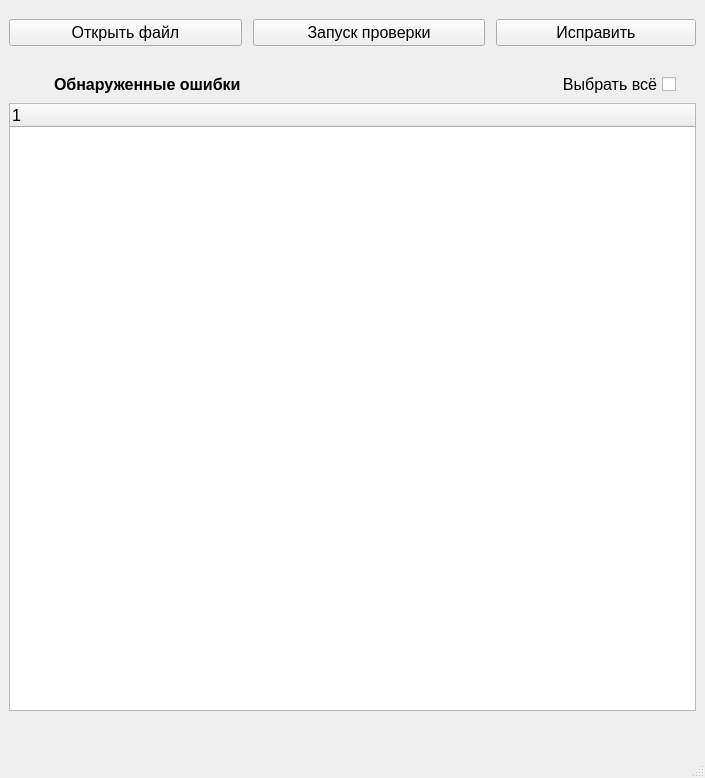
<?xml version="1.0" encoding="UTF-8"?>
<ui version="4.0">
 <class>mainWindow</class>
 <widget class="QMainWindow" name="mainWindow">
  <property name="geometry">
   <rect>
    <x>0</x>
    <y>0</y>
    <width>705</width>
    <height>778</height>
   </rect>
  </property>
  <property name="windowTitle">
   <string>BOM check app</string>
  </property>
  <property name="styleSheet">
   <string notr="true"/>
  </property>
  <widget class="QWidget" name="centralwidget">
   <property name="styleSheet">
    <string notr="true"/>
   </property>
   <layout class="QGridLayout" name="gridLayout">
    <item row="0" column="0" colspan="2">
     <layout class="QHBoxLayout" name="horizontalLayout">
      <property name="leftMargin">
       <number>0</number>
      </property>
      <property name="topMargin">
       <number>10</number>
      </property>
      <property name="bottomMargin">
       <number>10</number>
      </property>
      <item>
       <widget class="QPushButton" name="openFile">
        <property name="font">
         <font>
          <pointsize>12</pointsize>
         </font>
        </property>
        <property name="text">
         <string>Открыть файл</string>
        </property>
       </widget>
      </item>
      <item>
       <spacer name="horizontalSpacer_2">
        <property name="orientation">
         <enum>Qt::Horizontal</enum>
        </property>
        <property name="sizeType">
         <enum>QSizePolicy::Fixed</enum>
        </property>
        <property name="sizeHint" stdset="0">
         <size>
          <width>5</width>
          <height>5</height>
         </size>
        </property>
       </spacer>
      </item>
      <item>
       <widget class="QPushButton" name="launch_but">
        <property name="font">
         <font>
          <pointsize>12</pointsize>
         </font>
        </property>
        <property name="text">
         <string>Запуск проверки</string>
        </property>
       </widget>
      </item>
      <item>
       <spacer name="horizontalSpacer">
        <property name="orientation">
         <enum>Qt::Horizontal</enum>
        </property>
        <property name="sizeType">
         <enum>QSizePolicy::Fixed</enum>
        </property>
        <property name="sizeHint" stdset="0">
         <size>
          <width>5</width>
          <height>5</height>
         </size>
        </property>
       </spacer>
      </item>
      <item>
       <widget class="QPushButton" name="fix_but">
        <property name="sizePolicy">
         <sizepolicy hsizetype="Preferred" vsizetype="Preferred">
          <horstretch>0</horstretch>
          <verstretch>0</verstretch>
         </sizepolicy>
        </property>
        <property name="minimumSize">
         <size>
          <width>20</width>
          <height>20</height>
         </size>
        </property>
        <property name="maximumSize">
         <size>
          <width>200</width>
          <height>60</height>
         </size>
        </property>
        <property name="sizeIncrement">
         <size>
          <width>0</width>
          <height>0</height>
         </size>
        </property>
        <property name="font">
         <font>
          <pointsize>12</pointsize>
         </font>
        </property>
        <property name="text">
         <string>Исправить</string>
        </property>
       </widget>
      </item>
     </layout>
    </item>
    <item row="2" column="1">
     <layout class="QHBoxLayout" name="horizontalLayout_3">
      <item>
       <widget class="QCheckBox" name="checkBox">
        <property name="font">
         <font>
          <pointsize>12</pointsize>
         </font>
        </property>
        <property name="layoutDirection">
         <enum>Qt::RightToLeft</enum>
        </property>
        <property name="text">
         <string>Выбрать всё</string>
        </property>
       </widget>
      </item>
      <item>
       <spacer name="horizontalSpacer_4">
        <property name="orientation">
         <enum>Qt::Horizontal</enum>
        </property>
        <property name="sizeType">
         <enum>QSizePolicy::Fixed</enum>
        </property>
        <property name="sizeHint" stdset="0">
         <size>
          <width>20</width>
          <height>20</height>
         </size>
        </property>
       </spacer>
      </item>
     </layout>
    </item>
    <item row="1" column="0" colspan="2">
     <spacer name="verticalSpacer">
      <property name="orientation">
       <enum>Qt::Vertical</enum>
      </property>
      <property name="sizeType">
       <enum>QSizePolicy::Fixed</enum>
      </property>
      <property name="sizeHint" stdset="0">
       <size>
        <width>10</width>
        <height>10</height>
       </size>
      </property>
     </spacer>
    </item>
    <item row="2" column="0">
     <layout class="QHBoxLayout" name="horizontalLayout_2">
      <item>
       <spacer name="horizontalSpacer_3">
        <property name="orientation">
         <enum>Qt::Horizontal</enum>
        </property>
        <property name="sizeType">
         <enum>QSizePolicy::Fixed</enum>
        </property>
        <property name="sizeHint" stdset="0">
         <size>
          <width>45</width>
          <height>5</height>
         </size>
        </property>
       </spacer>
      </item>
      <item>
       <widget class="QLabel" name="label">
        <property name="enabled">
         <bool>true</bool>
        </property>
        <property name="font">
         <font>
          <family>MS Shell Dlg 2</family>
          <pointsize>12</pointsize>
          <weight>75</weight>
          <bold>true</bold>
         </font>
        </property>
        <property name="focusPolicy">
         <enum>Qt::NoFocus</enum>
        </property>
        <property name="layoutDirection">
         <enum>Qt::LeftToRight</enum>
        </property>
        <property name="text">
         <string>Обнаруженные ошибки</string>
        </property>
       </widget>
      </item>
      <item>
       <spacer name="horizontalSpacer_5">
        <property name="orientation">
         <enum>Qt::Horizontal</enum>
        </property>
        <property name="sizeHint" stdset="0">
         <size>
          <width>35</width>
          <height>20</height>
         </size>
        </property>
       </spacer>
      </item>
     </layout>
    </item>
    <item row="7" column="0" colspan="2">
     <layout class="QVBoxLayout" name="verticalLayout_4">
      <item>
       <widget class="QTreeWidget" name="textBrowser">
        <property name="font">
         <font>
          <family>Arial</family>
          <pointsize>12</pointsize>
         </font>
        </property>
        <property name="layoutDirection">
         <enum>Qt::LeftToRight</enum>
        </property>
        <property name="indentation">
         <number>20</number>
        </property>
        <property name="itemsExpandable">
         <bool>true</bool>
        </property>
        <attribute name="headerMinimumSectionSize">
         <number>20</number>
        </attribute>
        <attribute name="headerDefaultSectionSize">
         <number>610</number>
        </attribute>
       </widget>
      </item>
      <item>
       <spacer name="verticalSpacer_2">
        <property name="orientation">
         <enum>Qt::Vertical</enum>
        </property>
        <property name="sizeType">
         <enum>QSizePolicy::Fixed</enum>
        </property>
        <property name="sizeHint" stdset="0">
         <size>
          <width>20</width>
          <height>10</height>
         </size>
        </property>
       </spacer>
      </item>
     </layout>
    </item>
    <item row="10" column="0" colspan="2">
     <layout class="QHBoxLayout" name="horizontalLayout_4">
      <item>
       <spacer name="horizontalSpacer_6">
        <property name="orientation">
         <enum>Qt::Horizontal</enum>
        </property>
        <property name="sizeType">
         <enum>QSizePolicy::MinimumExpanding</enum>
        </property>
        <property name="sizeHint" stdset="0">
         <size>
          <width>40</width>
          <height>20</height>
         </size>
        </property>
       </spacer>
      </item>
      <item>
       <widget class="QLabel" name="label_2">
        <property name="text">
         <string/>
        </property>
       </widget>
      </item>
      <item>
       <spacer name="horizontalSpacer_7">
        <property name="orientation">
         <enum>Qt::Horizontal</enum>
        </property>
        <property name="sizeType">
         <enum>QSizePolicy::MinimumExpanding</enum>
        </property>
        <property name="sizeHint" stdset="0">
         <size>
          <width>60</width>
          <height>20</height>
         </size>
        </property>
       </spacer>
      </item>
     </layout>
    </item>
   </layout>
  </widget>
  <widget class="QMenuBar" name="menubar">
   <property name="geometry">
    <rect>
     <x>0</x>
     <y>0</y>
     <width>705</width>
     <height>21</height>
    </rect>
   </property>
  </widget>
  <widget class="QStatusBar" name="statusbar"/>
 </widget>
 <resources/>
 <connections/>
</ui>
